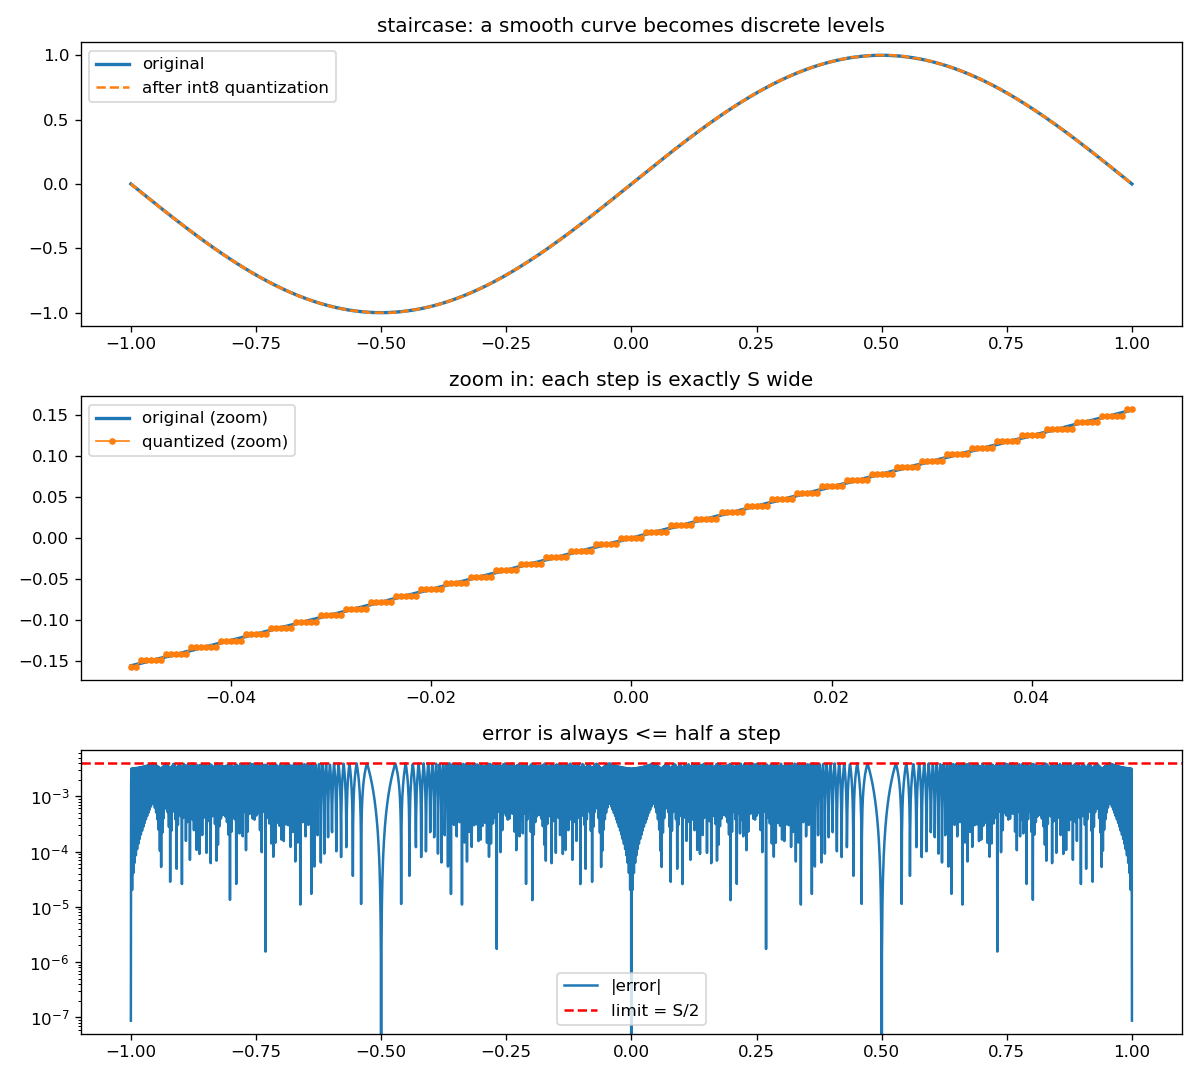

The script that saved this image:
# -*- coding: utf-8 -*-
"""
微课 3 的解剖教具: 伪量化 (fake quant) —— QAT "适应训练"的真相

运行(在该目录, 已激活 torch 环境):
  python lesson_fake_quant.py

你会看到:
  [3.1] 光滑曲线被 int8 量化后的"阶梯"长相 + 误差不超过半格
  [3.2] 对照实验: 裸 round 写法 -> 梯度全 0 (无法训练)
                 STE  写法 -> 梯度直通 (QAT 能训练的原因)
  [3.3] 用这套工具重新解读你的 QAT 日志
"""

import os

import numpy as np
import torch
import matplotlib.pyplot as plt

OUT_DIR = os.path.dirname(os.path.abspath(__file__))


# ---------- 伪量化函数: QAT 内部用的就是这种结构 ----------
def fake_quant_naive(x, S):
    """'天真'写法: round 在 PyTorch 里梯度处处为 0 -> 反向传不回去"""
    q = torch.clamp(torch.round(x / S), -127.0, 127.0)
    return q * S


def fake_quant_ste(x, S):
    """STE 写法 (straight-through estimator):
    前向: 返回量化值 (和上面一模一样); 反向: 让梯度原样通过."""
    q = torch.clamp(torch.round(x / S), -127.0, 127.0)
    y = q * S
    return x + (y - x).detach()      # <- 这一行就是 STE 的全部秘密


print("=" * 66)
print("Lesson 3: fake quant anatomy (what QAT is really doing)")
print("=" * 66)

# ---------- 3.1 阶梯效应 ----------
print("\n[3.1] Smooth curve through int8 quantization: the staircase")
x = torch.linspace(-1, 1, 4001)
y = torch.sin(np.pi * x)              # 和目标同形状
S = y.abs().max() / 127.0             # 对称量化的尺子
yq = fake_quant_naive(y, S)
err = (y - yq).abs()
print("      step size S    = %.6f" % S)
print("      max |y - yq|   = %.6f   (theoretical limit S/2 = %.6f)"
      % (err.max(), S / 2))

fig, axes = plt.subplots(3, 1, figsize=(10, 9))
axes[0].plot(x, y, lw=2, label="original")
axes[0].plot(x, yq, "--", lw=1.5, label="after int8 quantization")
axes[0].legend()
axes[0].set_title("staircase: a smooth curve becomes discrete levels")

zoom = (x > -0.05) & (x < 0.05)
axes[1].plot(x[zoom], y[zoom], lw=2, label="original (zoom)")
axes[1].plot(x[zoom], yq[zoom], "-o", ms=3, lw=1, label="quantized (zoom)")
axes[1].legend()
axes[1].set_title("zoom in: each step is exactly S wide")

axes[2].plot(x, err, label="|error|")
axes[2].axhline(float(S / 2), color="r", ls="--", label="limit = S/2")
axes[2].set_yscale("log")
axes[2].legend()
axes[2].set_title("error is always <= half a step")
plt.tight_layout()
plt.savefig(os.path.join(OUT_DIR, "lesson_fake_quant.png"), dpi=120)
print("      figure saved: lesson_fake_quant.png")

# ---------- 3.2 梯度对照: 为什么 QAT 能训练 ----------
print("\n[3.2] Backward test: round() has zero gradient - so how can QAT train?")
S2 = 0.01

x1 = torch.linspace(-0.5, 0.5, 9).requires_grad_()
fake_quant_naive(x1, S2).sum().backward()
print("      naive(round) backward -> x.grad =", [round(v, 1) for v in x1.grad.tolist()])

x2 = torch.linspace(-0.5, 0.5, 9).requires_grad_()
fake_quant_ste(x2, S2).sum().backward()
print("      STE(detach)  backward -> x.grad =", [round(v, 1) for v in x2.grad.tolist()])
print("      naive: all-zero gradients -> weights never update -> cannot train")
print("      STE  : gradients pass through as if the quantizer did not exist")
print("      -> that is the trick that makes QAT possible")

# ---------- 3.3 回到你的 QAT 日志 ----------
print("\n[3.3] Now re-read your QAT log:")
print("      - QAT training loss converged to ~5e-7")
print("        -> the network adapted to the 'staircase world'")
print("      - fake-quant model vs float  = 1.77e-3   (adaptation worked)")
print("      - REAL int8 vs float         = 3.72e-2   (reality is harsher!)")
print("      Open question: where does this fake-vs-real gap come from?")
print("      Candidates: extra requantize steps between ops /")
print("                  different int8 kernels and rounding /")
print("                  input & output scales that training never sees.")
print("      -> verifying on the REAL inference chain (finally: on-chip) is mandatory.")

print()
print("DONE. Now answer the check questions in the chat.")
